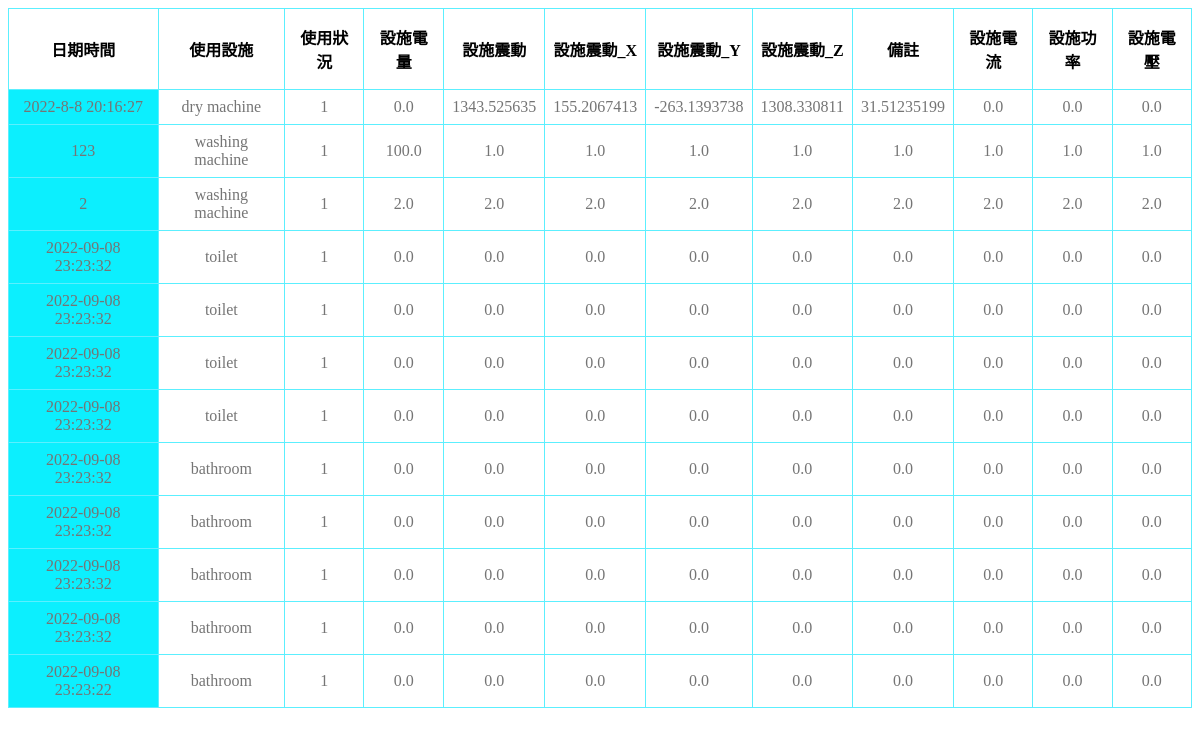
/dorm/info1/, run on an earlier commit of the app's database.
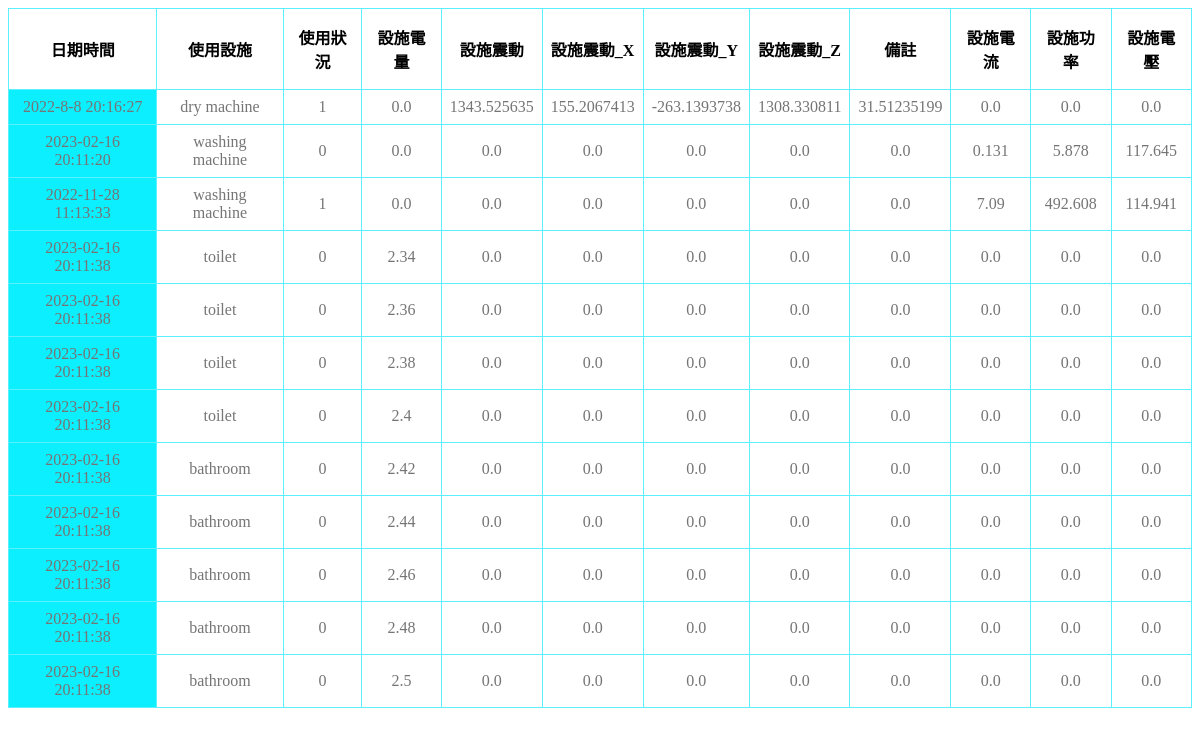
And on a later commit of the database.
### dorm/models.py (models this page shows, shortened)
class facilities_firstfloor(models.Model):
	Date = models.CharField(max_length = 30)
	facilities_name = models.CharField(max_length = 20)
	facilities_useage = models.CharField(max_length = 10)
	battery = models.FloatField()
	Acce_X = models.FloatField()
	Acce_Y = models.FloatField()
	Acce_Z = models.FloatField()
	Acce = models.FloatField()
	Temp = models.FloatField()
	Current = models.FloatField()
	Voltage = models.FloatField()
	Power = models.FloatField()

### dorm/views.py (the view)
# urls.py: path('info1/', views.FacilitiesViewSet1.get, name='dorm'),
    def get(request):
        template_name = 'dorm.html'
        queryset = facilities_firstfloor.objects.all()
        return render(request, template_name, {"context":queryset})

### dorm/templates/dorm.html (shortened to what this page needs)
<!DOCTYPE html>
<html lang="en">
<head>
    {% load static %}
    <link rel="stylesheet" href="{% static '/css/dorm.css' %}">
</head>
<body>
    {% load static %}
    <table>
        <thead>
            <tr>
                <th>日期時間</th>
                <th>使用設施</th>
                <th>使用狀況</th>
                <th>設施電量</th>
                <th>設施震動</th>
                <th>設施震動_X</th>
                <th>設施震動_Y</th>
                <th>設施震動_Z</th>
                <th>備註</th>
                <th>設施電流</th>
                <th>設施功率</th>
                <th>設施電壓</th>
            </tr>
        </thead>
        <tbody>
            {% for data in context%}
                <tr>
                    <td class='date'>{{ data.Date }}</td>
                    <td class='facilities name'>{{ data.facilities_name }}</td>
                    <td class='facilities useage'>{{ data.facilities_useage }}</td>
                    <td class='facilities battery'>{{ data.battery }}</td>
                    <td class='facilities Acce'>{{ data.Acce }}</td>
                    <td class='facilities Acce_X'>{{ data.Acce_X }}</td>
                    <td class='facilities Acce_Y'>{{ data.Acce_Y }}</td>
                    <td class='facilities Acce_Z'>{{ data.Acce_Z }}</td>
                    <td class='facilities Temp'>{{ data.Temp }}</td>
                    <td class='facilities Current'>{{ data.Current }}</td>
                    <td class='facilities Power'>{{ data.Power }}</td>
                    <td class='facilities Voltage'>{{ data.Voltage }}</td>
                </tr>
            {% endfor%}
        </tbody>
    </table>
</body>
</html>

What changed in the data, as far as the page shows it:
changed facilities_firstfloor (number 2 of 12 on the later page): Date "123" → "2023-02-16 20:11:20"; facilities_useage "1" → "0"; battery "100.0" → "0.0"; Acce "1.0" → "0.0"; Acce_X "1.0" → "0.0"; Acce_Y "1.0" → "0.0"; Acce_Z "1.0" → "0.0"; Temp "1.0" → "0.0"; Current "1.0" → "0.131"; Power "1.0" → "5.878"; Voltage "1.0" → "117.645"
changed facilities_firstfloor (number 3 of 12 on the later page): Date "2" → "2022-11-28 11:13:33"; battery "2.0" → "0.0"; Acce "2.0" → "0.0"; Acce_X "2.0" → "0.0"; Acce_Y "2.0" → "0.0"; Acce_Z "2.0" → "0.0"; Temp "2.0" → "0.0"; Current "2.0" → "7.09"; Power "2.0" → "492.608"; Voltage "2.0" → "114.941"
changed facilities_firstfloor (number 4 of 12 on the later page): Date "2022-09-08 23:23:32" → "2023-02-16 20:11:38"; facilities_useage "1" → "0"; battery "0.0" → "2.34"
changed facilities_firstfloor (number 5 of 12 on the later page): Date "2022-09-08 23:23:32" → "2023-02-16 20:11:38"; facilities_useage "1" → "0"; battery "0.0" → "2.36"
changed facilities_firstfloor (number 6 of 12 on the later page): Date "2022-09-08 23:23:32" → "2023-02-16 20:11:38"; facilities_useage "1" → "0"; battery "0.0" → "2.38"
changed facilities_firstfloor (number 7 of 12 on the later page): Date "2022-09-08 23:23:32" → "2023-02-16 20:11:38"; facilities_useage "1" → "0"; battery "0.0" → "2.4"
changed facilities_firstfloor (number 8 of 12 on the later page): Date "2022-09-08 23:23:32" → "2023-02-16 20:11:38"; facilities_useage "1" → "0"; battery "0.0" → "2.42"
changed facilities_firstfloor (number 9 of 12 on the later page): Date "2022-09-08 23:23:32" → "2023-02-16 20:11:38"; facilities_useage "1" → "0"; battery "0.0" → "2.44"
changed facilities_firstfloor (number 10 of 12 on the later page): Date "2022-09-08 23:23:32" → "2023-02-16 20:11:38"; facilities_useage "1" → "0"; battery "0.0" → "2.46"
changed facilities_firstfloor (number 11 of 12 on the later page): Date "2022-09-08 23:23:32" → "2023-02-16 20:11:38"; facilities_useage "1" → "0"; battery "0.0" → "2.48"
changed facilities_firstfloor (number 12 of 12 on the later page): Date "2022-09-08 23:23:22" → "2023-02-16 20:11:38"; facilities_useage "1" → "0"; battery "0.0" → "2.5"
